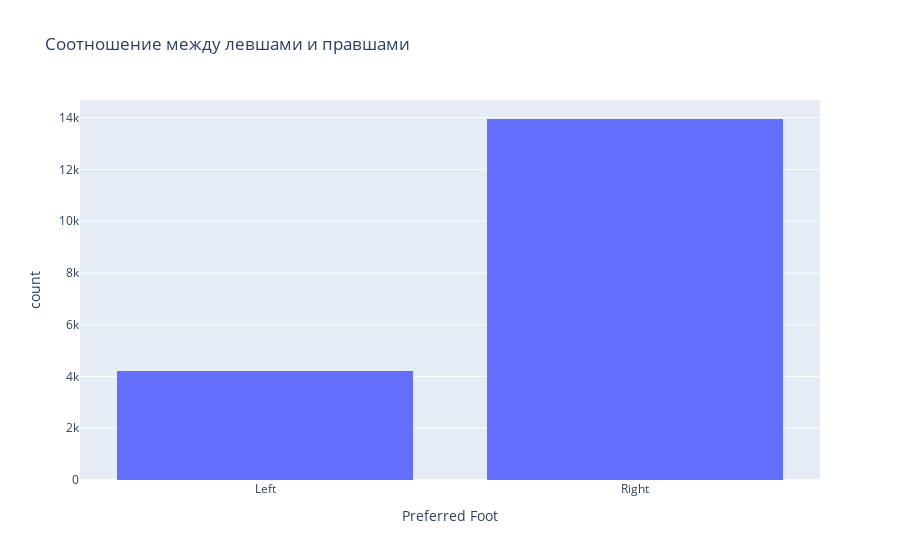

Write notebook code for a chart like this one.
### Markdown cell above
# Визуализируйте соотношенеие между левшами и правшами (? сами найдите необходимую колонку в данных, считаем, что левша-правша ~ предпочтительная нога для ударов )

### Code cell
# Ваш гениальный код сюда
fig = px.histogram(df, x="Preferred Foot", title='Соотношение между левшами и правшами')
fig.show()

### Figure 1 — Plotly figure (JSON) as saved in the notebook; plotly's stock layout.template omitted (floating-point values rounded to 4 significant figures; data arrays with more than 128 entries replaced by an {"elided": "..."} marker saying what was removed)
{"data": [{"alignmentgroup": "True", "bingroup": "x", "hovertemplate": "Preferred Foot=%{x}<br>count=%{y}<extra></extra>", "legendgroup": "", "marker": {"color": "#636efa", "pattern": {"shape": ""}}, "name": "", "offsetgroup": "", "orientation": "v", "showlegend": false, "type": "histogram", "x": {"elided": "18207 str values"}, "xaxis": "x", "yaxis": "y"}], "layout": {"barmode": "relative", "legend": {"tracegroupgap": 0}, "title": {"text": "Соотношение между левшами и правшами"}, "xaxis": {"anchor": "y", "domain": [0, 1], "title": {"text": "Preferred Foot"}}, "yaxis": {"anchor": "x", "domain": [0, 1], "title": {"text": "count"}}}}
